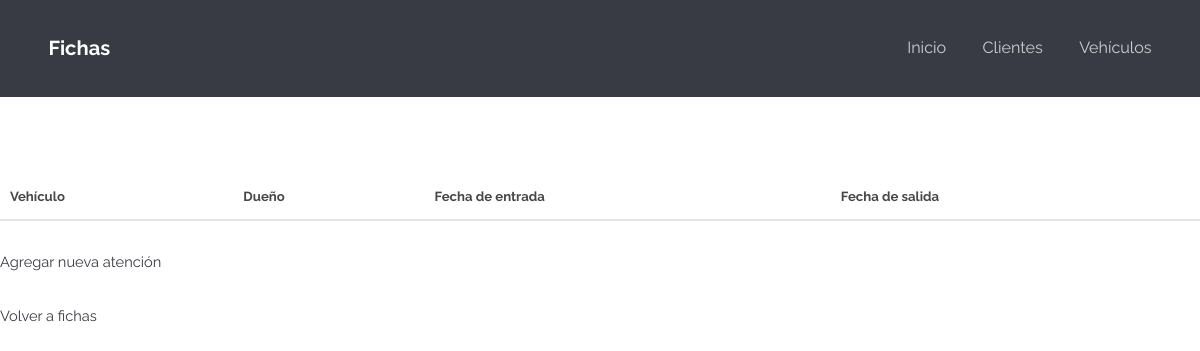
The app's page /fichas/atenciones/, older data.
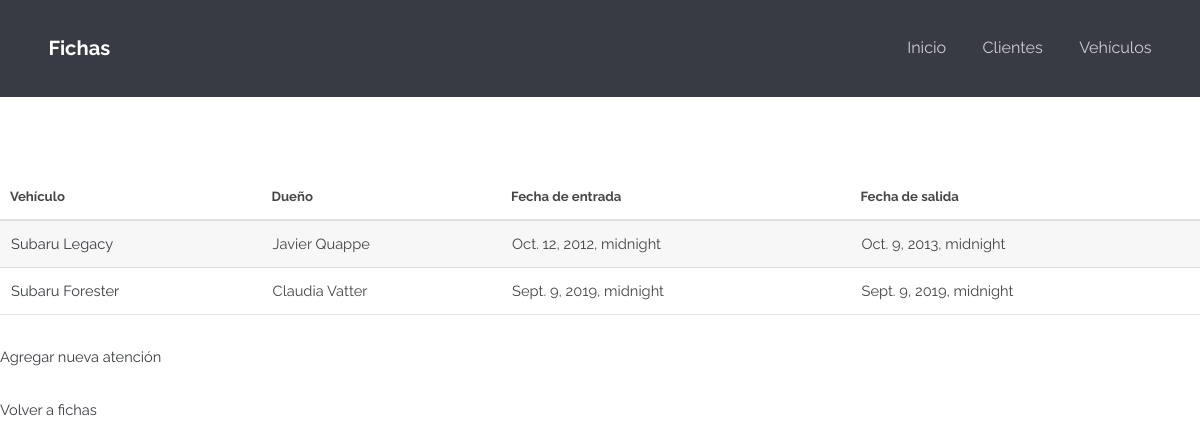
The same page, newer data.
### fichas/models.py (models this page shows, shortened)
class Atencion(models.Model):
	id_vehiculo		= models.ForeignKey('Vehiculo', on_delete=models.CASCADE, verbose_name='Vehículo')
	fecha_entrada	= models.DateTimeField()
	fecha_salida	= models.DateTimeField(blank=True)
	observaciones	= models.CharField(blank=True, max_length=500)

class Vehiculo(models.Model):
	id_cliente	= models.ForeignKey('Cliente', blank = True, null = True, on_delete = models.SET_NULL, verbose_name='Dueño')
	patente		= models.CharField(max_length = 6)
	vin 		= models.CharField(max_length = 20, blank = True, null = True)
	marca		= models.CharField(max_length = 40)
	modelo		= models.CharField(max_length = 40)
	kilometraje	= models.PositiveIntegerField()
	anyo		= models.PositiveIntegerField(null = True)
	def __str__(self):
		return  self.marca + ' ' + self.modelo

class Cliente(models.Model):
	rut			= models.CharField(max_length = 10)
	nombre		= models.CharField(max_length = 100)
	telefono	= models.CharField(max_length = 12)
	email		= models.CharField(max_length = 100, blank = True)
	def __str__(self):
		return self.nombre

### fichas/views.py (the view)
# urls.py: path('atenciones/', atencion_list_view, name ='atencion-list-view'),
def atencion_list_view(request):
 	queryset = Atencion.objects.all()
 	context = {
 		"object_list": queryset
 	}
 	return render(request, "atenciones/atencion_list.html", context)

### fichas/templates/atenciones/atencion_list.html
{% extends 'fichas/base.html' %}
{% block content %}
<table>
	<thead>
		<tr>
			<th>Vehículo</th>
			<th>Dueño</th>
			<th>Fecha de entrada</th>
			<th>Fecha de salida</th>
		</tr>
	</thead>
	{% for instance in object_list %}
	<tr>
		<td><a href='/fichas/vehiculos/{{ instance.id_vehiculo }}/atenciones/{{ instance.id }}'>{{ instance.id_vehiculo }}</a></td>
		<td>{{ instance.id_vehiculo.id_cliente }}</td>
		<td>{{ instance.fecha_entrada }}</td>
		<td>{{ instance.fecha_salida }}</td>
	</tr>
	{% endfor %}
</table>
<p><a href='./crear/'>Agregar nueva atención</a></p>
<p><a href='../'>Volver a fichas</a></p>
{% endblock %}

Row changes from the older to the newer data that the page shows:
added Atencion: id_vehiculo "Subaru Legacy", id_vehiculo.id_cliente "Javier Quappe", fecha_entrada "Oct. 12, 2012, midnight", fecha_salida "Oct. 9, 2013, midnight"
added Atencion: id_vehiculo "Subaru Forester", id_vehiculo.id_cliente "Claudia Vatter", fecha_entrada "Sept. 9, 2019, midnight", fecha_salida "Sept. 9, 2019, midnight"
